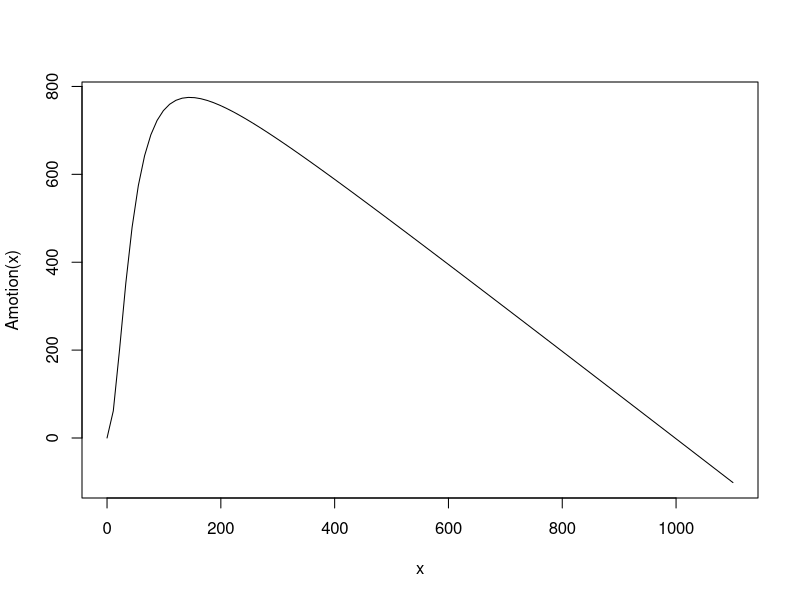
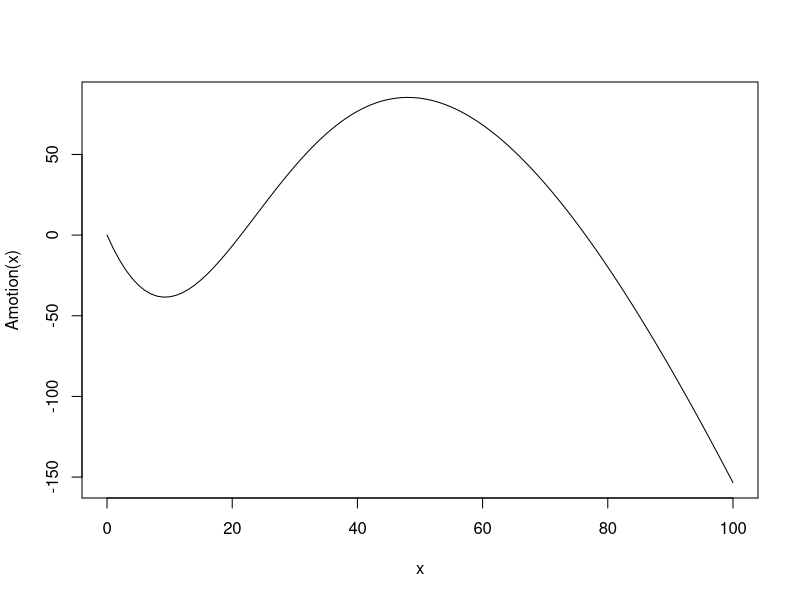
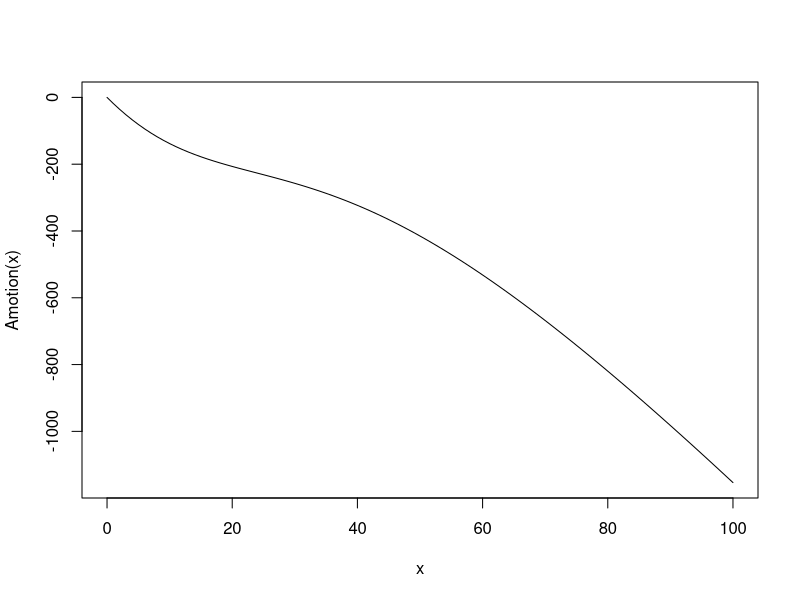

The R script that drew these images, in order:

f=2
cJA=  1e-3
cJF=0.5 
cFA=0.3 
v=1 
h=8 
s=0.5
Fo=100
d = 0.1
qE = 1 
mA = 0


Fhat <- function(A) d*Fo / (d + cFA *A)

Jhat <- function(A) f*A / ( cJA * A + cJF* v * Fhat(A) / (h + v + cJF * Fhat(A))   )

Amotion <- function(A){ 
  - qE * A + 
    s * Jhat(A) - 
    mA * A 
  }



qE = 1
curve(Amotion, 0, 1100)

qE = 10
curve(Amotion, 0, 100)


qE = 20
curve(Amotion, 0, 100)
